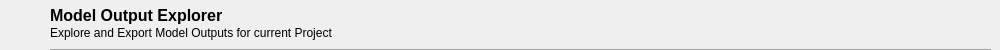
    <widget class="QWidget" name="title_widget" native="true">
     <property name="minimumSize">
      <size>
       <width>0</width>
       <height>50</height>
      </size>
     </property>
     <property name="maximumSize">
      <size>
       <width>16777215</width>
       <height>50</height>
      </size>
     </property>
     <widget class="Line" name="line">
      <property name="geometry">
       <rect>
        <x>50</x>
        <y>40</y>
        <width>941</width>
        <height>20</height>
       </rect>
      </property>
      <property name="sizePolicy">
       <sizepolicy hsizetype="Minimum" vsizetype="Fixed">
        <horstretch>0</horstretch>
        <verstretch>0</verstretch>
       </sizepolicy>
      </property>
      <property name="minimumSize">
       <size>
        <width>573</width>
        <height>0</height>
       </size>
      </property>
      <property name="orientation">
       <enum>Qt::Horizontal</enum>
      </property>
     </widget>
     <widget class="QLabel" name="windowtitle">
      <property name="geometry">
       <rect>
        <x>50</x>
        <y>5</y>
        <width>241</width>
        <height>21</height>
       </rect>
      </property>
      <property name="font">
       <font>
        <pointsize>12</pointsize>
        <weight>75</weight>
        <bold>true</bold>
       </font>
      </property>
      <property name="text">
       <string>Model Output Explorer</string>
      </property>
     </widget>
     <widget class="QLabel" name="windowLogo">
      <property name="geometry">
       <rect>
        <x>0</x>
        <y>0</y>
        <width>50</width>
        <height>50</height>
       </rect>
      </property>
      <property name="maximumSize">
       <size>
        <width>50</width>
        <height>50</height>
       </size>
      </property>
      <property name="text">
       <string/>
      </property>
      <property name="pixmap">
       <pixmap resource="toolbaricons/guitoolbaricons.qrc">:/guitoolbaricons/outputs.png</pixmap>
      </property>
     </widget>
     <widget class="QLabel" name="windowsubtitle">
      <property name="geometry">
       <rect>
        <x>50</x>
        <y>25</y>
        <width>561</width>
        <height>16</height>
       </rect>
      </property>
      <property name="text">
       <string>Explore and Export Model Outputs for current Project</string>
      </property>
     </widget>
    </widget>
